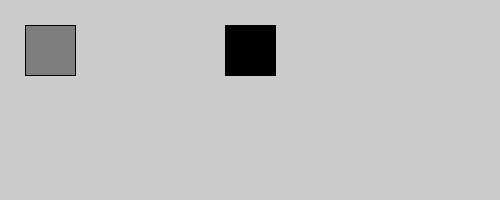
Frame 1 (no input)
Frame 60 (the mouse pressed at the canvas centre just before this capture): identical to frame 1, image omitted
Frame 120 (the mouse held since frame 60 and released just before this capture): identical to frame 1, image omitted

The Processing sketch that drew this single still picture (run headless with seeded random() and noise(); from frame 60 on, the mouse is pressed at the canvas centre):

// Processing sketch: teclado_04
// ── teclado_04.pde
/*
  Funciones de Teclado
 Sergio Majluf
 Agosto de 2018
 
 Ejecutar, escribir y mirar la consola
 
 */

color fillVal = color(126);
color miR = 0;
color miG = 0;
color miB = 0;

void setup() {
  size(500, 200);
}

void draw() {

  fill(fillVal);
  rect(25, 25, 50, 50);

  fill(miR, miG, miB);
  rect(225, 25, 50, 50);
}

void keyPressed() {
  if (key == CODED) {
    if (keyCode == UP) {
      fillVal = 255;
      miR+= 20;
    } else if (keyCode == DOWN) {
      fillVal = 0;
      miR-= 20;
    } else if (keyCode == LEFT) {
      miG+= 20;
    } else if (keyCode == RIGHT) {
      miB+= 20;
    } else {
      fillVal = 126;
    }
  }
}
